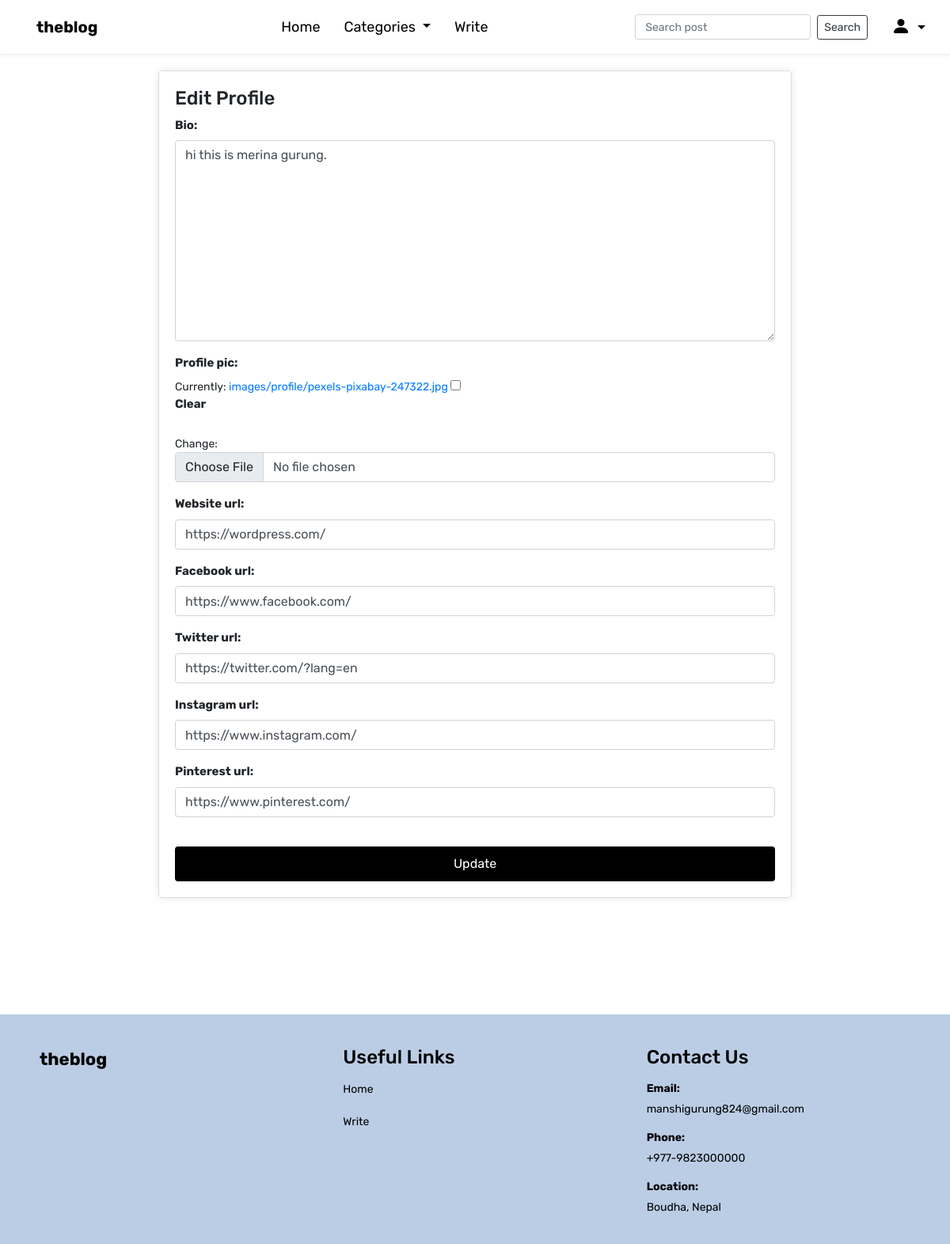
/members/2/edit_profile_page/ (signed in), run on the app's committed database.
### theblog/models.py (models this page shows, shortened)
class Profile(models.Model):
	user = models.OneToOneField(User, null=True, on_delete=models.CASCADE)
	bio = models.TextField()
	profile_pic = models.ImageField(null=True, blank=True, upload_to="images/profile/")
	website_url = models.CharField(max_length=255, null=True, blank=True)
	facebook_url = models.CharField(max_length=255, null=True, blank=True)
	twitter_url = models.CharField(max_length=255, null=True, blank=True)
	instagram_url = models.CharField(max_length=255, null=True, blank=True)
	pinterest_url = models.CharField(max_length=255, null=True, blank=True)

### members/views.py (the view)
# urls.py: path('<int:pk>/edit_profile_page/', EditProfilePageView.as_view(), name='edit_profile_page'),
class EditProfilePageView(CatMenuMixin, generic.UpdateView):
	model = Profile
	form_class = ProfileEditForm
	template_name = 'registration/edit_profile_page.html'
	success_url = reverse_lazy('home')

### members/forms.py
class ProfileEditForm(forms.ModelForm):
    class Meta:
        model = Profile
        fields = ('bio', 'profile_pic', 'website_url', 'facebook_url', 'twitter_url', 'instagram_url', 'pinterest_url')
        widgets = {
            'bio': forms.Textarea(attrs={'class': 'form-control'}),
            'profile_pic': forms.ClearableFileInput(attrs={'class': 'form-control'}),
            'website_url': forms.URLInput(attrs={'class': 'form-control'}),
            'facebook_url': forms.URLInput(attrs={'class': 'form-control'}),
            'twitter_url': forms.URLInput(attrs={'class': 'form-control'}),
            'instagram_url': forms.URLInput(attrs={'class': 'form-control'}),
            'pinterest_url': forms.URLInput(attrs={'class': 'form-control'}),
        }

### theblog/models.py (called while the page is built)
	def __str__(self):
		return self.name

### theblog/views.py (called while the page is built)
	def get_context_data(self, *args, **kwargs):
		cat_menu = Category.objects.all()
		context = super().get_context_data(*args, **kwargs)
		context["cat_menu"] = cat_menu
		return context

### members/templates/registration/edit_profile_page.html (shortened to what this page needs)
{% extends 'base.html' %}
{% block content %}
{% if user.is_authenticated %}
	{% if user.id == profile.user.id %}
		<div class="form-group">
			<h4>Edit Profile</h4>
			<form method="POST" enctype="multipart/form-data">
				{{ form.as_p }}
				<br>
				<button class="btn btn-secondary">Update</button>
			</form>
		</div>
		<br><br>
	{% else %}
	You are not allowed here
	{% endif %}
{% else %}
	You are not allowed here
{% endif %}
{% endblock %}

### theblog/templates/base.html (style rules this page uses)
:root { --bs-primary: black; --bs-orange: #525252; }
body { font-family: "Rubik", sans-serif; font-optical-sizing: auto; font-size: 14px; background: white; font-weight: 400px; font-style: normal; }
.form-group { max-width: 800px; margin: auto; padding: 20px; border: 1px solid #ddd; border-radius: 5px; box-shadow: 0 0 10px rgba(0, 0, 0, 0.1); }
form { width: 100%; margin: auto; }
.btn-secondary { width: 100%; background-color: black; color: #fff; border: none; padding: 10px 20px; border-radius: 4px; cursor: pointer; }
label { display: block; margin-bottom: 8px; font-weight: bold; font-size: 15px; }

### data on the page
Profile: bio "hi this is merina gurung.", website_url "https://wordpress.com/", facebook_url "https://www.facebook.com/", twitter_url "https://twitter.com/?lang=en", instagram_url "https://www.instagram.com/", pinterest_url "https://www.pinterest.com/"
